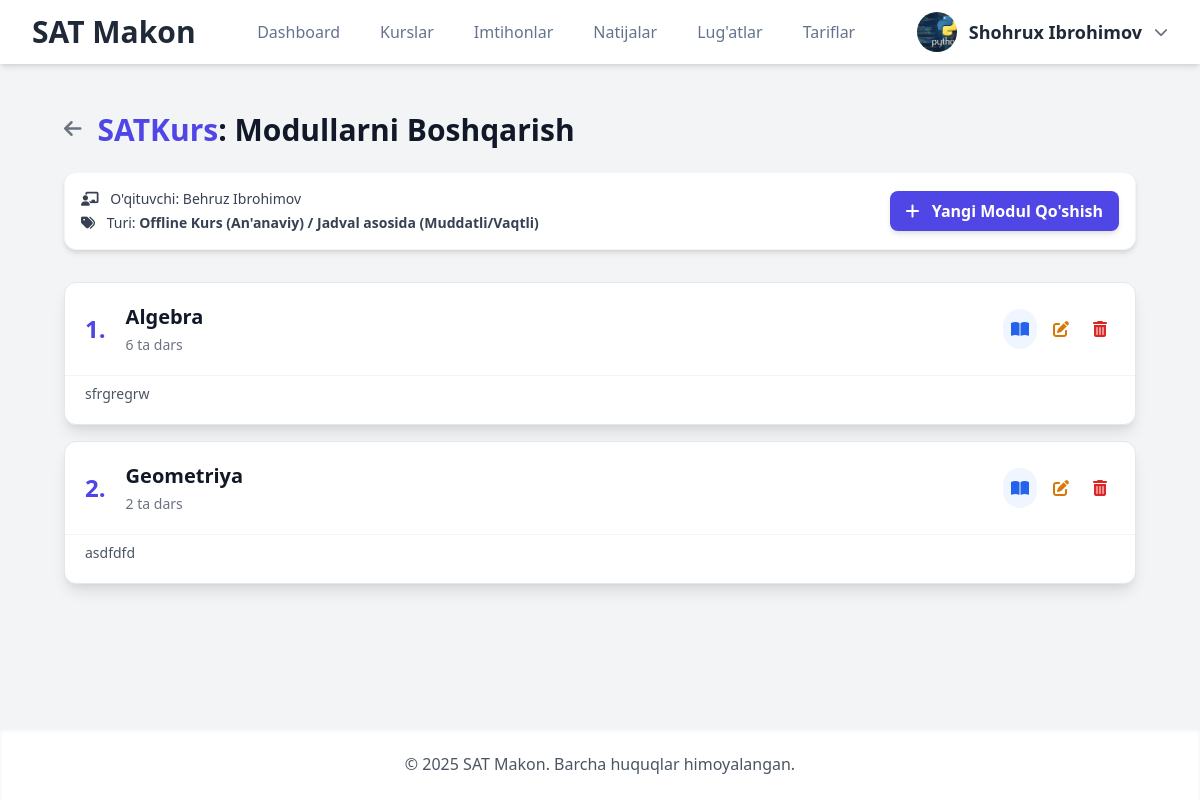
The page /courses/1/modules/ (signed in) on the database its author committed.
### Mock/models.py (models this page shows, shortened)
class CustomUser(AbstractUser):
    first_name = None
    last_name = None
    full_name = models.CharField(max_length=255, verbose_name="To'liq ism (F.I.Sh)")
    email = models.EmailField(unique=True, verbose_name="Elektron pochta")
    phone_number = models.CharField(max_length=20, unique=True, null=True, blank=True, verbose_name="Telefon raqami")
    center = models.ForeignKey(
        Center,
        on_delete=models.SET_NULL,
        null=True,
        blank=True,
        related_name='members',
        verbose_name="O'quv Markazi"
    )
    ROLE_CHOICES = [
        ('student', "O'quvchi"),
        ('teacher', "O'qituvchi"),
        ('center_admin', "Markaz Admini"),
        ('admin', "Platforma Super Admini"),
    ]
    role = models.CharField(max_length=20, choices=ROLE_CHOICES, default='student', verbose_name="Foydalanuvchi roli")
    profile_picture = models.ImageField(upload_to='profile_pics/', null=True, blank=True, verbose_name="Profil rasmi")
    bio = models.TextField(max_length=500, blank=True, verbose_name="O'zi haqida")
    ability = models.FloatField(default=0.0, verbose_name="Foydalanuvchi qobiliyati (Rasch)")
    teacher = models.ForeignKey(
        'self',
        on_delete=models.SET_NULL,
        null=True,
        blank=True,
        limit_choices_to=models.Q(role='teacher') | models.Q(role='center_admin'),
        related_name='students',
        verbose_name="Biriktirilgan Ustoz/Admin"
    )
    is_approved = models.BooleanField(default=True, verbose_name="Tasdiqlangan")
    is_banned = models.BooleanField(default=False, verbose_name="Bloklangan")
    USERNAME_FIELD = 'username'
    REQUIRED_FIELDS = ['email', 'full_name']
    def get_full_name(self):
        return self.full_name.strip()
    class Meta:
        verbose_name = "Foydalanuvchi"
        verbose_name_plural = "Foydalanuvchilar"

class Course(models.Model):
    title = models.CharField(max_length=200, verbose_name="Kurs nomi")
    description = models.TextField(verbose_name="Tavsif", blank=True, null=True)
    teacher = models.ForeignKey(settings.AUTH_USER_MODEL, on_delete=models.SET_NULL, null=True, verbose_name="Ustoz")
    course_type = models.CharField(
        max_length=10,
        choices=COURSE_TYPE_CHOICES,
        default='online',
        verbose_name="Kurs turi"
    )
    online_lesson_flow = models.CharField(
        max_length=10,
        choices=ONLINE_LESSON_FLOW_CHOICES,
        default='self_paced',
        verbose_name="Online darslar turi",
        help_text="'Ixtiyoriy'da tezlik talabaga bog'liq, 'Jadval asosida'da vaqt cheklangan."
    )
    is_premium = models.BooleanField(default=True, verbose_name="Pullik kurs")
    is_active = models.BooleanField(default=True, verbose_name="Aktiv")
    price = models.DecimalField(
        max_digits=10,
        decimal_places=2,
        default=0.00,
        verbose_name="Kurs narxi"
    )
    created_at = models.DateTimeField(auto_now_add=True)
    center = models.ForeignKey(
        'Center',
        on_delete=models.CASCADE,
        related_name='courses',
        verbose_name="Tegishli Markaz",
        null=True
    )
    groups = models.ManyToManyField(
        'Group',
        related_name='courses',
        blank=True,
        verbose_name="Kurs o'tiladigan guruhlar"
    )
    class Meta:
        verbose_name = "Kurs"
        verbose_name_plural = "Kurslar"
        unique_together = ('title', 'center')
        ordering = ['title']

class CourseModule(models.Model):
    course = models.ForeignKey(Course, on_delete=models.CASCADE, related_name='modules', verbose_name="Kurs")
    title = models.CharField(max_length=200, verbose_name="Modul nomi")
    description = models.TextField(verbose_name="Tavsif", blank=True, null=True)
    order = models.PositiveIntegerField(default=0, verbose_name="Tartib raqami")
    class Meta:
        verbose_name = "Kurs Moduli"
        verbose_name_plural = "Kurs Modullari"
        ordering = ['order']
        unique_together = ('course', 'order')

### Mock/views.py (the view)
# urls.py: path('courses/<int:course_id>/modules/', views.module_list, name='module_list'),
@login_required(login_url='login')
def module_list(request, course_id):
    course = get_object_or_404(Course, id=course_id)
    modules = CourseModule.objects.filter(course=course).order_by('order').prefetch_related(
        Prefetch('lessons', queryset=Lesson.objects.order_by('order'), to_attr='lessons_list')
    )
    context = {
        'course': course,
        'modules': modules,
        'page_title': f"'{course.title}' kursining modullari"
    }
    return render(request, 'management/module_list.html', context)

### Mock/context_processors.py (called while the page is built)
def global_context(request):
    default_name = "SAT Makon"
    context = {
        'CENTER_NAME': default_name,
        'center': None,
        'CENTER_SLUG': None,
    }
    if request.user.is_authenticated:
        user = request.user
        if hasattr(user, 'center') and user.center:
            current_center = user.center
            context['center'] = current_center
            context['CENTER_SLUG'] = current_center.slug
            context['CENTER_NAME'] = current_center.name
        if user.is_superuser:
            context['CENTER_NAME'] = default_name
            context['center'] = None
            context['CENTER_SLUG'] = None
    return context

### Mock/templates/management/module_list.html (shortened to what this page needs)
{% extends 'base.html' %}
{% load static i18n %}
{% block content %}
<div class="container mx-auto p-4 md:p-8 max-w-7xl">
    <div class="flex items-center mb-6 space-x-4">
        <a href="{% url 'course_list' slug=center.slug %}" class="text-gray-500 hover:text-indigo-600 transition">
            <i class="fas fa-arrow-left text-xl"></i>
        </a>
        <h1 class="text-3xl font-extrabold text-gray-900">
            <span class="text-indigo-600">{{ course.title }}</span>: Modullarni Boshqarish
        </h1>
    </div>
    <div class="flex justify-between items-center mb-8 bg-white p-4 rounded-xl shadow-md border border-gray-100">
        <div class="space-y-1">
            <p class="text-sm text-gray-700">
                <i class="fas fa-chalkboard-teacher mr-2"></i> O'qituvchi: {{ course.teacher.full_name|default:"Tayinlanmagan" }}
            </p>
            <p class="text-sm text-gray-700">
                <i class="fas fa-tags mr-2"></i> Turi: <span class="font-semibold">{{ course.get_course_type_display }} / {{ course.get_online_lesson_flow_display }}</span>
            </p>
        </div>
        <a href="{% url 'module_create' course_id=course.id %}" class="px-4 py-2 bg-indigo-600 text-white font-semibold rounded-lg shadow-md hover:bg-indigo-700 focus:outline-none focus:ring-2 focus:ring-indigo-500 focus:ring-offset-2 transition duration-150">
            <i class="fas fa-plus mr-2"></i> Yangi Modul Qo'shish
        </a>
    </div>
    <div class="space-y-4">
        {% for module in modules %}
        <div class="bg-white rounded-xl shadow-lg border border-gray-200 overflow-hidden hover:shadow-xl transition duration-300">
            <div class="p-5 flex justify-between items-center border-b border-gray-100">
                <div class="flex items-center space-x-3">
                    <span class="text-2xl font-bold text-indigo-600 mr-2">{{ module.order }}.</span>
                    <div>
                        <h2 class="text-xl font-semibold text-gray-900">{{ module.title }}</h2>
                        <p class="text-sm text-gray-500 mt-1">{{ module.lessons_list|length }} ta dars</p>
                    </div>
                </div>
                <div class="flex space-x-2 items-center">
                    <a href="{% url 'lesson_list' module_id=module.id %}" class="action-btn bg-blue-50 text-blue-600 hover:bg-blue-100 p-2 rounded-full" title="Darslarni boshqarish">
                        <i class="fas fa-book-open text-base"></i>
                    </a>
                    <a href="{% url 'module_update' course_id=course.id module_id=module.id %}" class="action-btn text-yellow-600 hover:text-yellow-800 p-2 rounded-full" title="Tahrirlash">
                        <i class="fas fa-edit text-base"></i>
                    </a>
                    <form method="post" action="{% url 'module_delete' course_id=course.id module_id=module.id %}"
                          onsubmit="return confirm('«{{ module.title }}» modulini haqiqatan ham o‘chirmoqchimisiz? Bunga tegishli barcha darslar ham o‘chiriladi.');" class="inline-block">
                        <button type="submit" class="action-btn text-red-600 hover:text-red-800 p-2 rounded-full" title="O'chirish">
                            <i class="fas fa-trash-alt text-base"></i>
                        </button>
                    </form>
                </div>
            </div>
            {% if module.description %}
            <div class="p-5 pt-0">
                <p class="text-sm text-gray-600 mt-2">{{ module.description }}</p>
            </div>
            {% endif %}
        </div>
        {% empty %}
        <div class="text-center p-10 bg-white rounded-xl shadow-lg border border-gray-200">
            <i class="fas fa-box-open text-6xl text-gray-300 mb-4"></i>
            <p class="text-lg text-gray-600">Hozircha modul yo'q. Boshlash uchun modul yarating.</p>
        </div>
        {% endfor %}
    </div>
</div>
{% endblock content %}

### Mock/templates/header.html (shortened to what this page needs)
{% load static i18n %}
<header class="bg-white shadow-md sticky top-0 z-50">
    <div class="container max-w-7xl mx-auto px-4 sm:px-6 lg:px-8">
        <div class="flex items-center justify-between h-16">
            <div class="flex-shrink-0">
                <a href="{% url 'index' %}" class="text-3xl font-bold text-gray-800">{{ CENTER_NAME }}</a>
            </div>
            <nav class="hidden md:flex md:items-center md:space-x-2 lg:space-x-4">
                {% if user.is_authenticated and user.role == 'student' %}
                <a href="{% url 'dashboard' slug=request.user.center.slug %}" class="nav-link {% if request.resolver_match.url_name == 'dashboard' %}active{% endif %}">Dashboard</a>
                <a href="{% url 'all_courses' center.slug %}" class="nav-link ">Kurslar</a>
                <a href="{% url 'all_exams' center.slug %}" class="nav-link {% if request.resolver_match.url_name == 'all_exams' %}active{% endif %}">Imtihonlar</a>
                <a href="{% url 'completed_exams' center.slug %}" class="nav-link {% if request.resolver_match.url_name == 'completed_exams' %}active{% endif %}">Natijalar</a>
                <a href="{% url 'my_flashcards' center.slug %}" class="nav-link {% if request.resolver_match.url_name == 'my_flashcards' %}active{% endif %}">Lug'atlar</a>
                <a href="{% url 'price' center.slug %}" class="nav-link {% if request.resolver_match.url_name == 'price' %}active{% endif %}">Tariflar</a>
                {% elif user.is_authenticated and user.role == 'admin' %}
                <a href="{% url 'center_list' %}" class="nav-link {% if request.resolver_match.url_name == 'center_list' %}active{% endif %}">O'quv markazlar</a>
                {% endif %}
            </nav>
            <div class="flex items-center space-x-4">
                {% if user.is_authenticated %}
                <div class="hidden md:block relative">
                    <button id="dropdownButton" class="flex items-center space-x-3 focus:outline-none">
                        {% if user.profile_picture %}
                            <img class="h-10 w-10 rounded-full object-cover" src="{{ user.profile_picture.url }}" alt="Profil rasmi">
                        {% else %}
                            <span class="h-10 w-10 rounded-full bg-blue-500 flex items-center justify-center text-white font-bold text-lg">
                                {{ user.username|first|upper }}
                            </span>
                        {% endif %}
                        <span class="font-semibold text-lg text-gray-800">{{ user.get_full_name|default:user.username }}</span>
                        <i class="fas fa-chevron-down text-gray-500 text-sm"></i>
                    </button>
                </div>
                {% else %}
                <div class="hidden md:block">
                       <a href="{% url 'login' %}" class="nav-link"><i class="fa-brands fa-telegram mr-1"></i> Kirish</a>
                </div>
                {% endif %}
            </div>
        </div>
    </div>
</header>

### Mock/static/css/custom.css (style rules this page uses)
:root { --primary-color: #4f46e5; --secondary-color: #0ea5e9; --success-color: #10b981; --danger-color: #ef4444; --slate-text: #334155; --slate-light: #64748b; --slate-bg: #f8fafc; --card-bg: #ffffff; --card-border: #eef2ff; --card-shadow: 0 4px 6px -1px rgb(0 0 0 / 0.05), 0 2px 4px -2px rgb(0 0 0 / 0.06); --card-shadow-hover: 0 10px 15px -3px rgb(0 0 0 / 0.07), 0 4px 6px -2px rgb(0 0 0 / 0.05); }
body { background-color: var(--slate-bg); color: var(--slate-text); font-family: 'Inter', sans-serif; -webkit-font-smoothing: antialiased; -moz-osx-font-smoothing: grayscale; }
.nav-link, .mobile-nav-link { display: block; padding: 0.5rem 0.75rem; border-radius: 0.5rem; font-weight: 500; color: var(--slate-light); transition: all 0.2s ease; text-decoration: none; white-space: nowrap; }

### rows shown on the page
CustomUser: profile_picture (picture), get_full_name "Shohrux Ibrohimov"
Course: title "SATKurs", teacher.full_name "Behruz Ibrohimov", course_type "Offline Kurs (An'anaviy)", online_lesson_flow "Jadval asosida (Muddatli/Vaqtli)"
CourseModule: order "1", title "Algebra", lessons_list|length "6", description "sfrgregrw"
CourseModule: order "2", title "Geometriya", lessons_list|length "2", description "asdfdfd"

### other values the page prints
{{ CENTER_NAME }} "SAT Makon"
